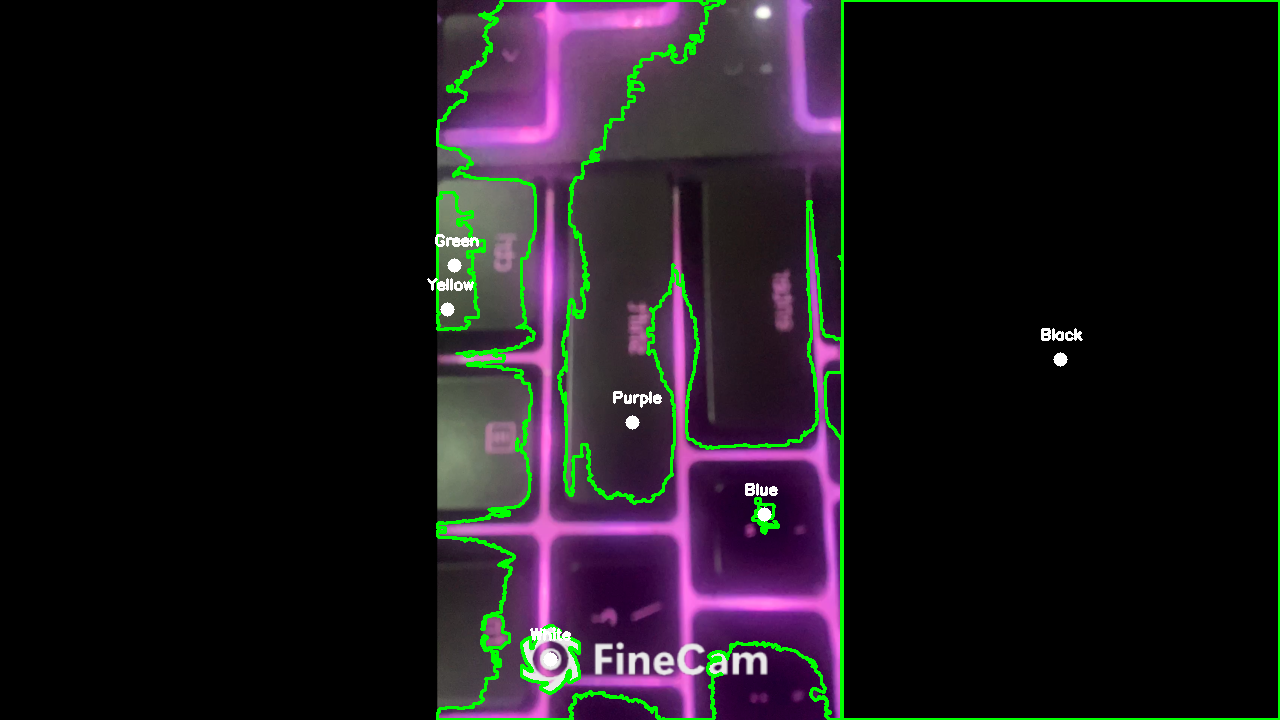
#> input picture Image Processing/Session 10/Assignment/color_detection/frame_20240202_234241.png, 1280 x 720 px, given in place of the camera
$ python color_detection.py
#> lines starting #> are read from the running program, lines starting #| are printed output that depends on the picture; after the words box and inside, x2 and y2 are one past the last pixel; in counts of white or black regions, pixels touching at a corner belong together
import cv2
import numpy as np
import datetime


color_ranges = {
    'Red': ([150, 0, 0], [255, 100, 100]),
    'Green': ([0, 100, 0], [0, 255, 0]),
    'Blue': ([0, 0, 150], [100, 100, 255]),
    'Yellow': ([150, 150, 0], [255, 255, 100]),
    'Orange': ([200, 100, 0], [255, 165, 0]),
    'Purple': ([100, 0, 150], [150, 50, 255]),
    'White': ([200, 200, 200], [255, 255, 255]),
    'Black': ([0, 0, 0], [50, 50, 50])
}

# Start capturing video from the webcam
cap = cv2.VideoCapture(0)

while True:
    # Capture frame-by-frame
    ret, frame = cap.read()
#> frame is the input picture: shape (720, 1280, 3); mean B, G, R 28.2, 23.3, 27.9
    if not ret:
        break

    # Convert the frame to RGB color space
    hsv = cv2.cvtColor(frame, cv2.COLOR_BGR2RGB)

    # Loop over the color ranges
    for color_name, (lower, upper) in color_ranges.items():
        # Create a mask for the color range
        lower = np.array(lower, dtype="uint8")
        upper = np.array(upper, dtype="uint8")
        mask = cv2.inRange(hsv, lower, upper)

        # Find contours in the mask
        contours, _ = cv2.findContours(
            mask.copy(), cv2.RETR_EXTERNAL, cv2.CHAIN_APPROX_SIMPLE)

        # Only proceed if at least one contour was found
        if contours:
            # Find the largest contour in the mask
            c = max(contours, key=cv2.contourArea)
            # Compute the center of the contour
            M = cv2.moments(c)
            if M["m00"] > 0:
                cx = int(M["m10"] / M["m00"])
                cy = int(M["m01"] / M["m00"])
                # Draw the contour and center of the shape on the frame
                cv2.drawContours(frame, [c], -1, (0, 255, 0), 2)
                cv2.circle(frame, (cx, cy), 7, (255, 255, 255), -1)
                cv2.putText(frame, color_name, (cx - 20, cy - 20),
                            cv2.FONT_HERSHEY_SIMPLEX, 0.5, (255, 255, 255), 2)
#> this loop made 8 passes
#> (contours, cx, cy) on pass 6: (49 contours, all with area under 20, 733, 611)
#> (cx, cy) on passes 2, 7, 8: (929, 378), (550, 656), (221, 360)
#> pass 2, `mask = cv2.inRange(hsv, lower, upper)`:
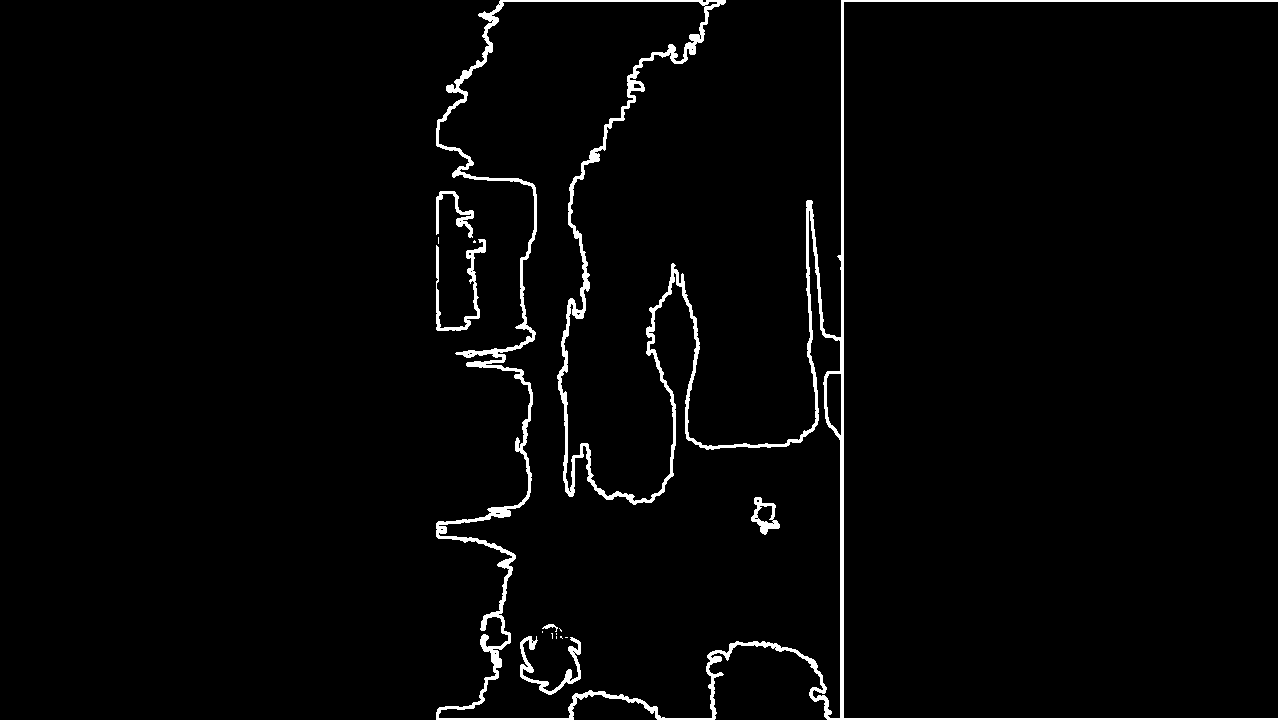
#> mask: shape (720, 1280); 2.6% white; 15 white regions (9 under 20 px), largest, box (x1, y1, x2, y2) and area: (436, 0, 1280, 720) 21253, (520, 636, 581, 695) 857, (436, 239, 486, 331) 838, (436, 191, 474, 238) 482, (751, 497, 780, 535) 430, (542, 624, 558, 632) 49
#> after the loop:
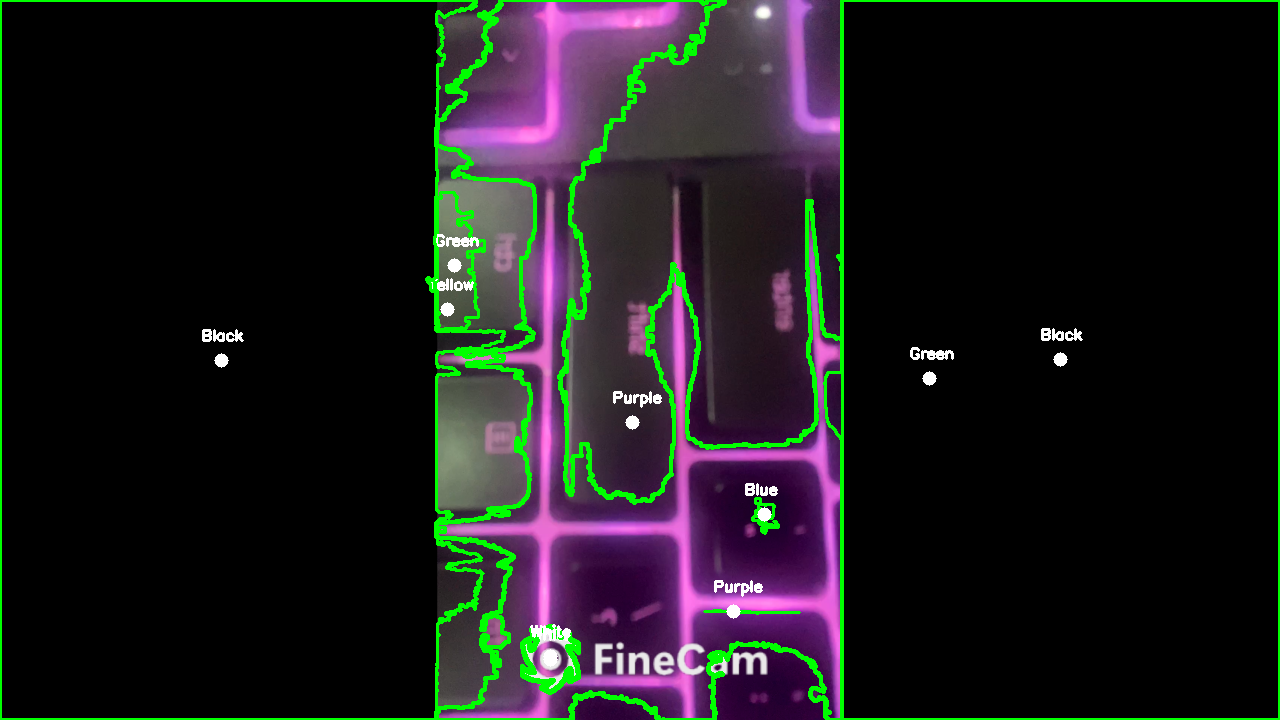
#> frame: shape (720, 1280, 3); 1.57% of pixels changed, all inside (x1, y1, x2, y2) = (0, 0, 954, 720)

    # Display the resulting frame
    cv2.imshow('Frame', frame)
    if cv2.waitKey(1) & 0xFF == ord('s'):
#> (key q is pressed here)
        filename = "frame_{}.png".format(
            datetime.datetime.now().strftime("%Y%m%d_%H%M%S"))
        cv2.imwrite(filename, frame)
        print("Saved:", filename)

    # Break the loop
    elif cv2.waitKey(1) & 0xFF == ord('q'):
#> (key q is pressed here)
        break

# When everything done, release the capture
cap.release()
cv2.destroyAllWindows()

$ run again, on Image Processing/Session 10/Assignment/color_detection/frame_20240202_234302.png
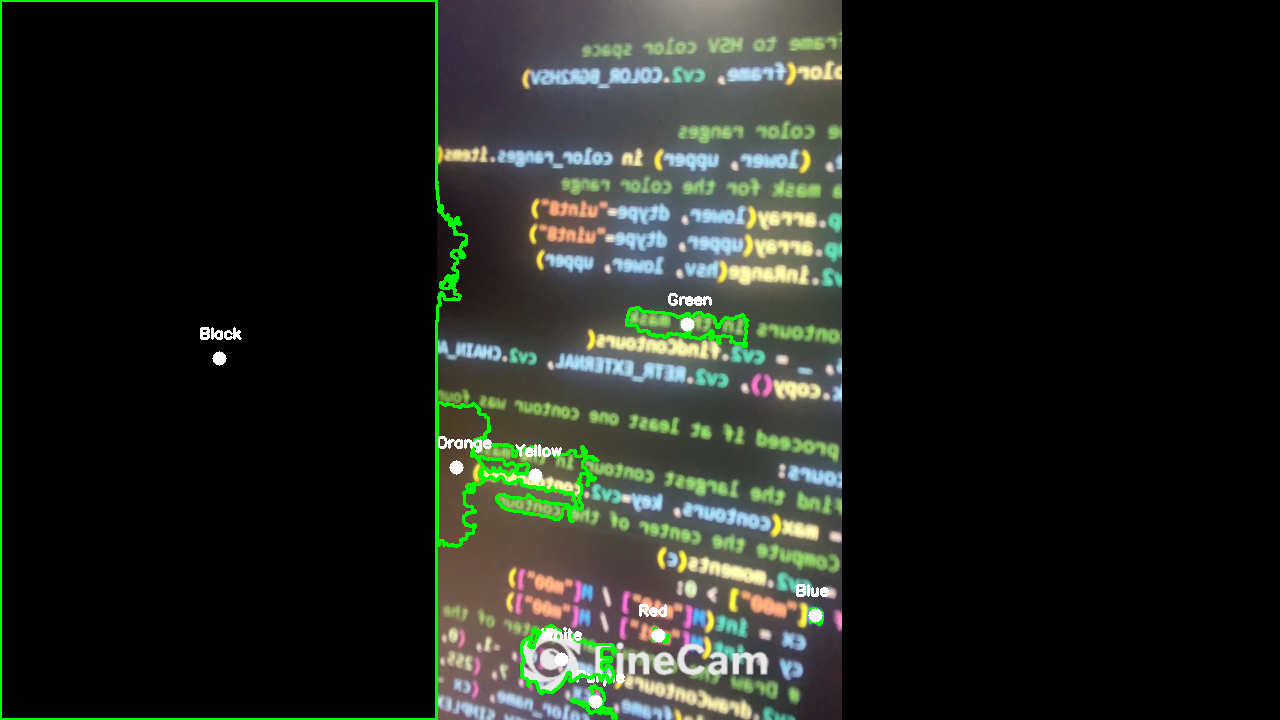
#> input picture Image Processing/Session 10/Assignment/color_detection/frame_20240202_234302.png, 1280 x 720 px, given in place of the camera
#> frame is the input picture: shape (720, 1280, 3); mean B, G, R 30.4, 36.8, 32.5
#> the loop `for color_name, (lower, upper) in color_ranges.items():` made 8 passes
#> (contours, c, cx, cy) on pass 1: (14 contours, all with area under 20, [[558, 234], [557, 235], [558, 235]], 557, 234)
#> pass 1, `mask = cv2.inRange(hsv, lower, upper)`:
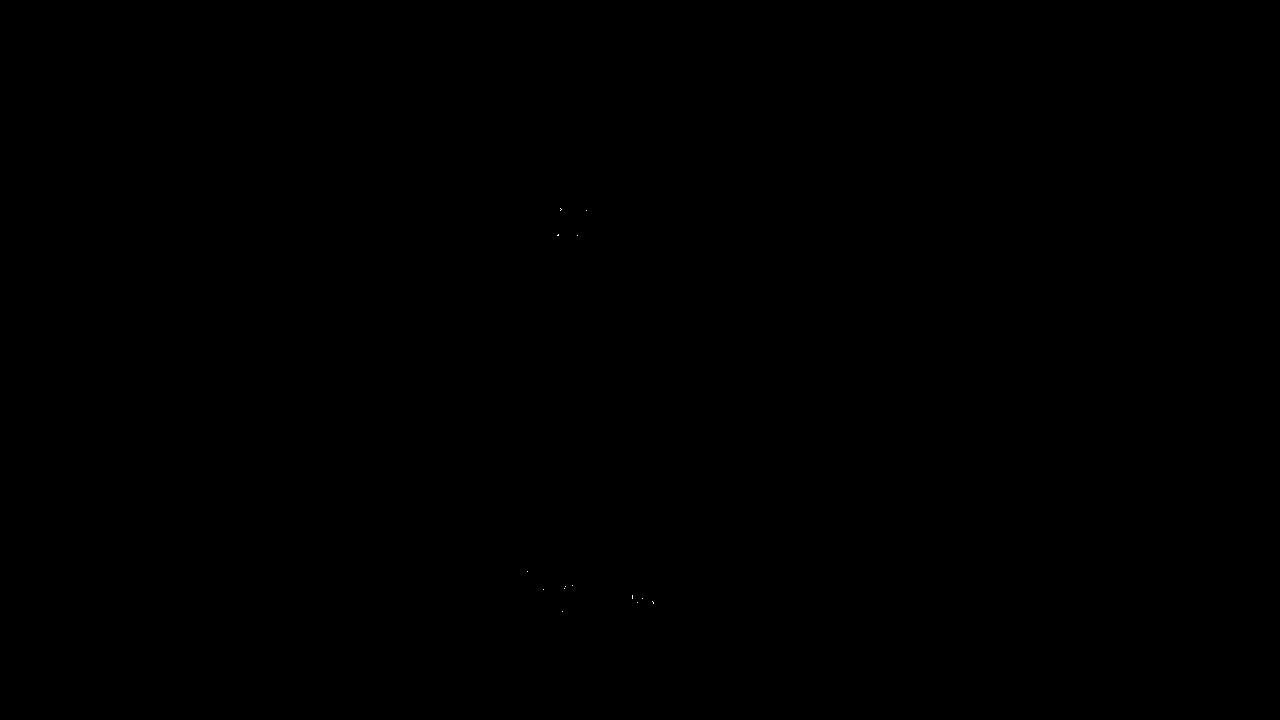
#> mask: shape (720, 1280); 0% white in thin lines or dots, all inside (x1, y1, x2, y2) = (527, 208, 654, 612)
#> after the loop `for color_name, (lower, upper) in color_ranges.items():`:
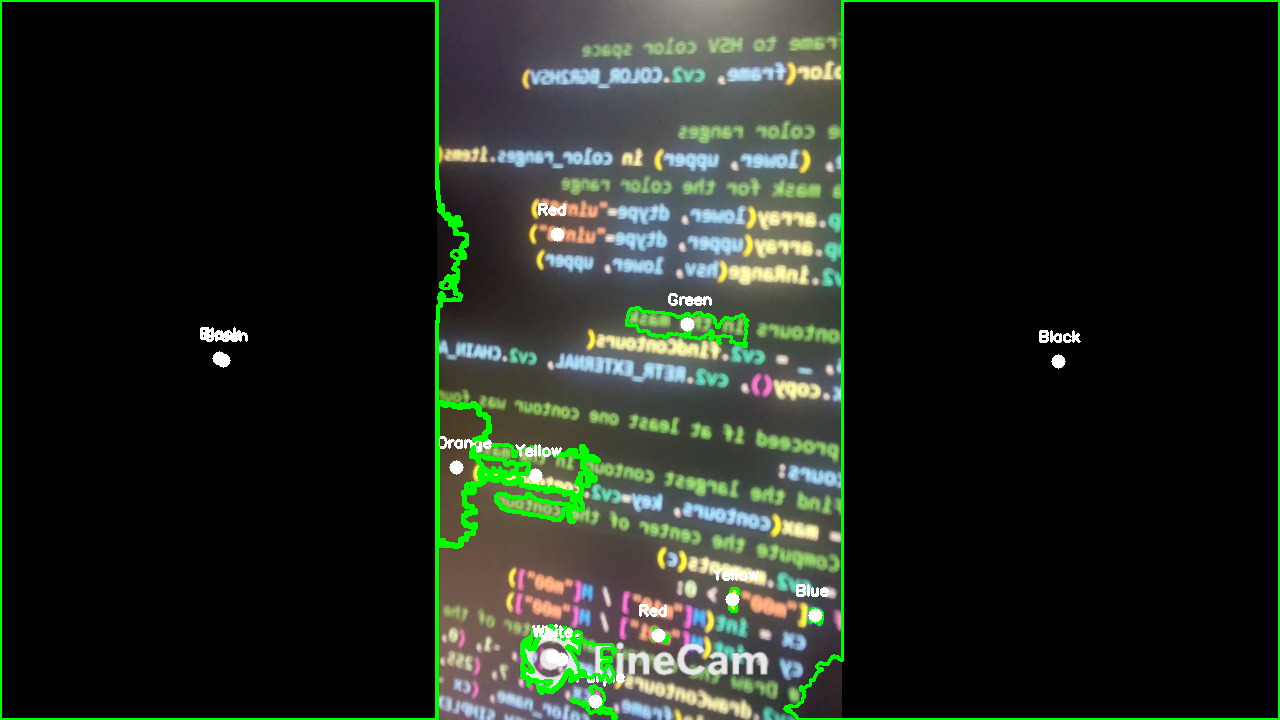
#> frame: shape (720, 1280, 3); 1.19% of pixels changed, all inside (x1, y1, x2, y2) = (204, 0, 1280, 720)
